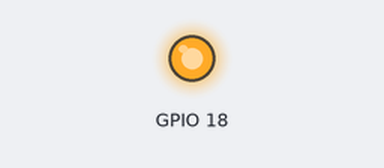
The program below on a simulated Raspberry Pi (BCM pin numbers). Parts: output pins drawn as LEDs (lit = HIGH). The clock reads 2024-03-15 10:24:30 at power-on unless the program sets it; what the program prints to the terminal is not drawn. At 2.0 s the program stops and its outputs stay as they are.

Above: at 0.1 s.
At 2.1 s:
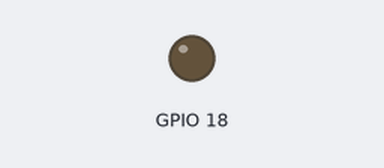
Timing chart, 0 to 3.5 s (numbered marks = the images above):
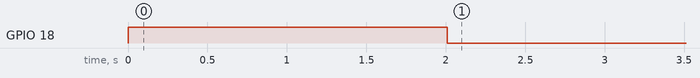

The program:

freenove_projects_board.py
```python
"""
Freenove Projects Board GPIO Control Module
Provides functions to control Raspberry Pi 400 GPIO pins
"""

try:
    import RPi.GPIO as GPIO
    print("✅ RPi.GPIO imported successfully in freenove_projects_board.py")
except ImportError as e:
    print(f"❌ Failed to import RPi.GPIO in freenove_projects_board.py: {e}")
    print("   This usually means:")
    print("   - RPi.GPIO is not installed in the current Python environment")
    print("   - You're not running on a Raspberry Pi")
    print("   - Permission issues with GPIO access")
    raise
except Exception as e:
    print(f"❌ Unexpected error importing RPi.GPIO: {e}")
    raise

import time
import json
import logging
from typing import Dict, Any, Optional

# Configure logging
logging.basicConfig(level=logging.INFO)
logger = logging.getLogger(__name__)

class GPIOController:
    """GPIO Controller for Raspberry Pi 400"""

    def __init__(self):
        """Initialize GPIO controller"""
        self.initialized = False
        self.active_pins = set()

    def initialize_gpio(self):
        """Initialize GPIO settings"""
        try:
            GPIO.setmode(GPIO.BCM)  # Use BCM pin numbering
            GPIO.setwarnings(False)  # Disable warnings
            self.initialized = True
            logger.info("GPIO initialized successfully")
        except Exception as e:
            logger.error(f"Failed to initialize GPIO: {e}")
            raise

    def setup_pin(self, pin: int, mode: str = "output") -> bool:
        """Setup a GPIO pin as input or output

        Args:
            pin (int): GPIO pin number (BCM numbering)
            mode (str): 'output' or 'input'

        Returns:
            bool: True if successful, False otherwise
        """
        if not self.initialized:
            self.initialize_gpio()

        try:
            if mode.lower() == "output":
                GPIO.setup(pin, GPIO.OUT)
                self.active_pins.add(pin)
                logger.info(f"Pin {pin} set up as OUTPUT")
            elif mode.lower() == "input":
                GPIO.setup(pin, GPIO.IN)
                self.active_pins.add(pin)
                logger.info(f"Pin {pin} set up as INPUT")
            else:
                logger.error(f"Invalid mode: {mode}. Use 'output' or 'input'")
                return False
            return True
        except Exception as e:
            logger.error(f"Failed to setup pin {pin}: {e}")
            return False

    def set_gpio_output(self, pin: int, state: str) -> Dict[str, Any]:
        """Set GPIO pin output high or low

        Args:
            pin (int): GPIO pin number (BCM numbering)
            state (str): 'high', 'low', 'on', 'off', '1', '0'

        Returns:
            Dict[str, Any]: Result with success status and message
        """
        # Validate pin number
        if not self._is_valid_pin(pin):
            return {
                "success": False,
                "message": f"Invalid pin number: {pin}. Valid pins are 2-27 (excluding 3, 5, 8, 10)",
                "pin": pin,
                "state": state
            }

        # Setup pin if not already done
        if pin not in self.active_pins:
            if not self.setup_pin(pin, "output"):
                return {
                    "success": False,
                    "message": f"Failed to setup pin {pin} as output",
                    "pin": pin,
                    "state": state
                }

        # Parse state
        try:
            gpio_state = self._parse_state(state)
            if gpio_state is None:
                return {
                    "success": False,
                    "message": f"Invalid state: {state}. Use 'high', 'low', 'on', 'off', '1', or '0'",
                    "pin": pin,
                    "state": state
                }

            # Set GPIO output
            GPIO.output(pin, gpio_state)
            state_name = "HIGH" if gpio_state else "LOW"

            logger.info(f"GPIO pin {pin} set to {state_name}")

            return {
                "success": True,
                "message": f"GPIO pin {pin} successfully set to {state_name}",
                "pin": pin,
                "state": state_name,
                "gpio_value": gpio_state
            }

        except Exception as e:
            logger.error(f"Failed to set GPIO pin {pin}: {e}")
            return {
                "success": False,
                "message": f"Error setting GPIO pin {pin}: {str(e)}",
                "pin": pin,
                "state": state
            }

    def read_gpio_input(self, pin: int) -> Dict[str, Any]:
        """Read GPIO pin input state

        Args:
            pin (int): GPIO pin number (BCM numbering)

        Returns:
            Dict[str, Any]: Result with pin state
        """
        if not self._is_valid_pin(pin):
            return {
                "success": False,
                "message": f"Invalid pin number: {pin}",
                "pin": pin
            }

        # Setup pin if not already done
        if pin not in self.active_pins:
            if not self.setup_pin(pin, "input"):
                return {
                    "success": False,
                    "message": f"Failed to setup pin {pin} as input",
                    "pin": pin
                }

        try:
            state = GPIO.input(pin)
            state_name = "HIGH" if state else "LOW"

            return {
                "success": True,
                "message": f"GPIO pin {pin} is {state_name}",
                "pin": pin,
                "state": state_name,
                "gpio_value": state
            }

        except Exception as e:
            logger.error(f"Failed to read GPIO pin {pin}: {e}")
            return {
                "success": False,
                "message": f"Error reading GPIO pin {pin}: {str(e)}",
                "pin": pin
            }

    def _is_valid_pin(self, pin: int) -> bool:
        """Check if pin number is valid for GPIO output

        Args:
            pin (int): Pin number to validate

        Returns:
            bool: True if valid, False otherwise
        """
        # Valid GPIO pins on Raspberry Pi (BCM numbering)
        # Excluding pins used for I2C (2, 3), UART (14, 15), and SPI (7, 8, 9, 10, 11)
        valid_pins = [4, 5, 6, 12, 13, 16, 17, 18, 19, 20, 21, 22, 23, 24, 25, 26, 27]
        return pin in valid_pins

    def _parse_state(self, state: str) -> Optional[bool]:
        """Parse state string to boolean

        Args:
            state (str): State string

        Returns:
            Optional[bool]: True for high/on, False for low/off, None if invalid
        """
        state_lower = state.lower().strip()

        if state_lower in ['high', 'on', '1', 'true']:
            return True
        elif state_lower in ['low', 'off', '0', 'false']:
            return False
        else:
            return None

    def get_pin_status(self) -> Dict[str, Any]:
        """Get status of all active pins

        Returns:
            Dict[str, Any]: Status of all pins
        """
        status = {
            "initialized": self.initialized,
            "active_pins": list(self.active_pins),
            "pin_count": len(self.active_pins)
        }

        return status

    def cleanup(self):
        """Clean up GPIO resources"""
        try:
            GPIO.cleanup()
            self.active_pins.clear()
            self.initialized = False
            logger.info("GPIO cleanup completed")
        except Exception as e:
            logger.error(f"Error during GPIO cleanup: {e}")

# Global GPIO controller instance
gpio_controller = GPIOController()

# Convenience functions for external use
def set_gpio_high(pin: int) -> Dict[str, Any]:
    """Set GPIO pin to HIGH

    Args:
        pin (int): GPIO pin number

    Returns:
        Dict[str, Any]: Result dictionary
    """
    return gpio_controller.set_gpio_output(pin, "high")

def set_gpio_low(pin: int) -> Dict[str, Any]:
    """Set GPIO pin to LOW

    Args:
        pin (int): GPIO pin number

    Returns:
        Dict[str, Any]: Result dictionary
    """
    return gpio_controller.set_gpio_output(pin, "low")

def set_gpio(pin: int, state: str) -> Dict[str, Any]:
    """Set GPIO pin to specified state

    Args:
        pin (int): GPIO pin number
        state (str): 'high', 'low', 'on', 'off', '1', '0'

    Returns:
        Dict[str, Any]: Result dictionary
    """
    return gpio_controller.set_gpio_output(pin, state)

def read_gpio(pin: int) -> Dict[str, Any]:
    """Read GPIO pin state

    Args:
        pin (int): GPIO pin number

    Returns:
        Dict[str, Any]: Result dictionary
    """
    return gpio_controller.read_gpio_input(pin)

def cleanup_gpio():
    """Clean up all GPIO resources"""
    gpio_controller.cleanup()

# Example usage and testing
if __name__ == "__main__":
    # Test the GPIO functions
    print("Testing GPIO Controller...")

    # Test setting pin 18 high
    result = set_gpio_high(18)
    print(f"Set pin 18 high: {result}")

    time.sleep(1)

    # Test setting pin 18 low
    result = set_gpio_low(18)
    print(f"Set pin 18 low: {result}")

    # Test with different state formats
    result = set_gpio(18, "on")
    print(f"Set pin 18 on: {result}")

    time.sleep(1)

    result = set_gpio(18, "off")
    print(f"Set pin 18 off: {result}")

    # Get status
    status = gpio_controller.get_pin_status()
    print(f"GPIO Status: {status}")

    # Cleanup
    cleanup_gpio()
    print("GPIO cleanup completed")
```
